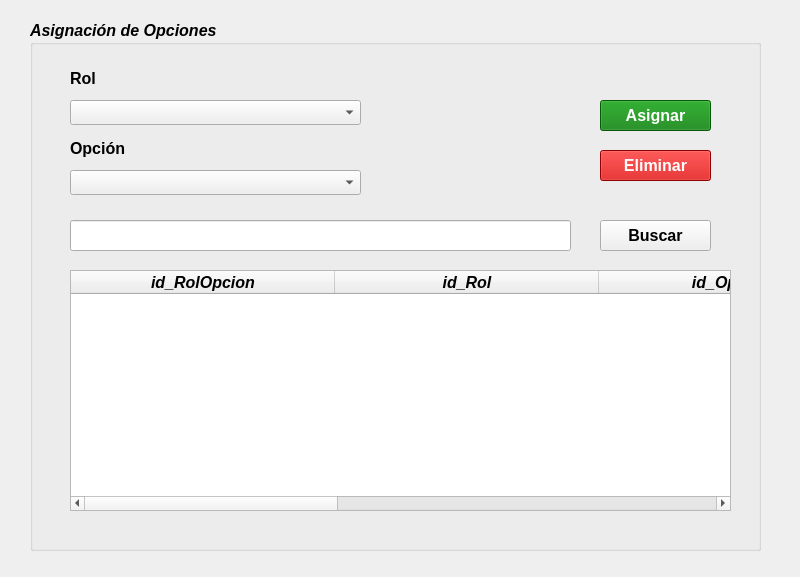
<?xml version="1.0" encoding="UTF-8"?>
<ui version="4.0">
 <class>FrmAsignarOpciones</class>
 <widget class="QWidget" name="FrmAsignarOpciones">
  <property name="geometry">
   <rect>
    <x>0</x>
    <y>0</y>
    <width>800</width>
    <height>577</height>
   </rect>
  </property>
  <property name="minimumSize">
   <size>
    <width>0</width>
    <height>0</height>
   </size>
  </property>
  <property name="windowTitle">
   <string>Asignar Opciones</string>
  </property>
  <widget class="QGroupBox" name="gb_datosAsignarPermisos">
   <property name="geometry">
    <rect>
     <x>30</x>
     <y>20</y>
     <width>731</width>
     <height>531</height>
    </rect>
   </property>
   <property name="font">
    <font>
     <pointsize>12</pointsize>
     <weight>75</weight>
     <italic>true</italic>
     <bold>true</bold>
    </font>
   </property>
   <property name="title">
    <string>Asignación de Opciones</string>
   </property>
   <widget class="QComboBox" name="cbx_rol">
    <property name="geometry">
     <rect>
      <x>40</x>
      <y>80</y>
      <width>291</width>
      <height>25</height>
     </rect>
    </property>
    <property name="font">
     <font>
      <pointsize>12</pointsize>
      <weight>50</weight>
      <italic>false</italic>
      <bold>false</bold>
     </font>
    </property>
   </widget>
   <widget class="QLabel" name="lbl_rol">
    <property name="geometry">
     <rect>
      <x>40</x>
      <y>50</y>
      <width>91</width>
      <height>17</height>
     </rect>
    </property>
    <property name="font">
     <font>
      <pointsize>12</pointsize>
      <weight>75</weight>
      <italic>false</italic>
      <bold>true</bold>
     </font>
    </property>
    <property name="text">
     <string>Rol</string>
    </property>
   </widget>
   <widget class="QLabel" name="lbl_opcion">
    <property name="geometry">
     <rect>
      <x>40</x>
      <y>120</y>
      <width>61</width>
      <height>17</height>
     </rect>
    </property>
    <property name="font">
     <font>
      <pointsize>12</pointsize>
      <weight>75</weight>
      <italic>false</italic>
      <bold>true</bold>
     </font>
    </property>
    <property name="text">
     <string>Opción</string>
    </property>
   </widget>
   <widget class="QComboBox" name="cbx_opcion">
    <property name="geometry">
     <rect>
      <x>40</x>
      <y>150</y>
      <width>291</width>
      <height>25</height>
     </rect>
    </property>
    <property name="font">
     <font>
      <pointsize>12</pointsize>
      <weight>50</weight>
      <italic>false</italic>
      <bold>false</bold>
     </font>
    </property>
   </widget>
   <widget class="QTableWidget" name="tw_registrosRolOpcion">
    <property name="geometry">
     <rect>
      <x>40</x>
      <y>250</y>
      <width>661</width>
      <height>241</height>
     </rect>
    </property>
    <property name="sizeAdjustPolicy">
     <enum>QAbstractScrollArea::AdjustToContents</enum>
    </property>
    <property name="editTriggers">
     <set>QAbstractItemView::NoEditTriggers</set>
    </property>
    <property name="selectionMode">
     <enum>QAbstractItemView::SingleSelection</enum>
    </property>
    <property name="selectionBehavior">
     <enum>QAbstractItemView::SelectRows</enum>
    </property>
    <attribute name="horizontalHeaderCascadingSectionResizes">
     <bool>false</bool>
    </attribute>
    <attribute name="horizontalHeaderDefaultSectionSize">
     <number>264</number>
    </attribute>
    <attribute name="horizontalHeaderStretchLastSection">
     <bool>true</bool>
    </attribute>
    <column>
     <property name="text">
      <string>id_RolOpcion</string>
     </property>
    </column>
    <column>
     <property name="text">
      <string>id_Rol</string>
     </property>
    </column>
    <column>
     <property name="text">
      <string>id_Opcion</string>
     </property>
    </column>
    <column>
     <property name="text">
      <string>Rol</string>
     </property>
    </column>
    <column>
     <property name="text">
      <string>Opcion</string>
     </property>
    </column>
   </widget>
   <widget class="QPushButton" name="btn_asignar_2">
    <property name="geometry">
     <rect>
      <x>570</x>
      <y>80</y>
      <width>111</width>
      <height>31</height>
     </rect>
    </property>
    <property name="font">
     <font>
      <pointsize>12</pointsize>
      <weight>75</weight>
      <italic>false</italic>
      <bold>true</bold>
     </font>
    </property>
    <property name="toolTip">
     <string>&lt;html&gt;&lt;head/&gt;&lt;body&gt;&lt;p&gt;&lt;span style=&quot; font-weight:400;&quot;&gt;Asigna un rol a un usuario&lt;/span&gt;&lt;/p&gt;&lt;/body&gt;&lt;/html&gt;</string>
    </property>
    <property name="styleSheet">
     <string notr="true">color:white;
background-color:rgb(7, 125, 8)</string>
    </property>
    <property name="text">
     <string>Asignar</string>
    </property>
    <property name="icon">
     <iconset resource="../recursos/iconosApp.qrc">
      <normaloff>:/iconosCrud/add40.png</normaloff>:/iconosCrud/add40.png</iconset>
    </property>
    <property name="iconSize">
     <size>
      <width>20</width>
      <height>20</height>
     </size>
    </property>
   </widget>
   <widget class="QPushButton" name="btn_eliminar_2">
    <property name="geometry">
     <rect>
      <x>570</x>
      <y>130</y>
      <width>111</width>
      <height>31</height>
     </rect>
    </property>
    <property name="font">
     <font>
      <pointsize>12</pointsize>
      <weight>75</weight>
      <italic>false</italic>
      <bold>true</bold>
     </font>
    </property>
    <property name="toolTip">
     <string>&lt;html&gt;&lt;head/&gt;&lt;body&gt;&lt;p&gt;&lt;span style=&quot; font-weight:400;&quot;&gt;Elimina un rol que este asignado a un usuario&lt;/span&gt;&lt;/p&gt;&lt;/body&gt;&lt;/html&gt;</string>
    </property>
    <property name="styleSheet">
     <string notr="true">color:white;
background-color:rgb(201, 0, 0)</string>
    </property>
    <property name="text">
     <string>Eliminar</string>
    </property>
    <property name="icon">
     <iconset resource="../recursos/iconosApp.qrc">
      <normaloff>:/iconosCrud/delete40.png</normaloff>:/iconosCrud/delete40.png</iconset>
    </property>
    <property name="iconSize">
     <size>
      <width>20</width>
      <height>20</height>
     </size>
    </property>
   </widget>
   <widget class="QLineEdit" name="le_buscador_2">
    <property name="geometry">
     <rect>
      <x>40</x>
      <y>200</y>
      <width>501</width>
      <height>31</height>
     </rect>
    </property>
    <property name="font">
     <font>
      <pointsize>12</pointsize>
      <weight>75</weight>
      <italic>false</italic>
      <bold>true</bold>
     </font>
    </property>
    <property name="text">
     <string/>
    </property>
   </widget>
   <widget class="QPushButton" name="btn_buscar_2">
    <property name="geometry">
     <rect>
      <x>570</x>
      <y>200</y>
      <width>111</width>
      <height>31</height>
     </rect>
    </property>
    <property name="font">
     <font>
      <pointsize>12</pointsize>
      <weight>75</weight>
      <italic>false</italic>
      <bold>true</bold>
     </font>
    </property>
    <property name="styleSheet">
     <string notr="true"/>
    </property>
    <property name="text">
     <string>Buscar</string>
    </property>
    <property name="icon">
     <iconset resource="../recursos/iconosApp.qrc">
      <normaloff>:/iconosCrud/search40.png</normaloff>:/iconosCrud/search40.png</iconset>
    </property>
   </widget>
  </widget>
 </widget>
 <tabstops>
  <tabstop>cbx_rol</tabstop>
  <tabstop>cbx_opcion</tabstop>
 </tabstops>
 <resources>
  <include location="../recursos/iconosApp.qrc"/>
 </resources>
 <connections/>
</ui>
